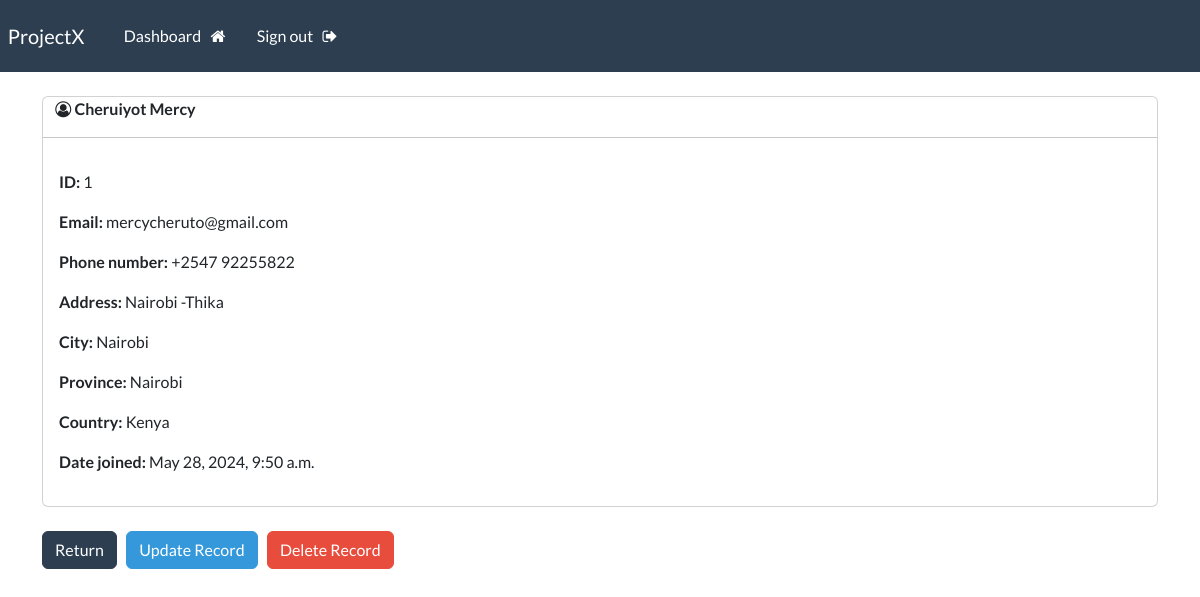
/view-record/1 (signed in), run on the app's committed database.
### crm_app/models.py (models this page shows, shortened)
class Record(models.Model):
    date_joined = models.DateTimeField(default=timezone.now)
    first_name = models.CharField(max_length=100)
    last_name = models.CharField(max_length=100)
    email = models.CharField(max_length=255)
    phone = models.CharField(max_length=20)
    address = models.CharField(max_length=300)
    city = models.CharField(max_length=255)
    province = models.CharField(max_length=200)
    country = models.CharField(max_length=125)

### crm_app/views.py (the view)
# urls.py: path('view-record/<int:pk>', views.singular_record, name='view-record'),
@login_required(login_url='login')
def singular_record(request,pk):
    all_records = Record.objects.get(id=pk)
    context = {'record':all_records}
    return render(request, 'crm_app/view-record.html', context=context)

### crm_app/templates/crm_app/view-record.html (shortened to what this page needs)
{% extends 'crm_app/base.html' %}
{% block content %}
<div class="card">
    <strong>
        &nbsp; &nbsp; <i class="fa fa-user-circle-o" aria-hidden="true"></i>
        {{record.last_name}}
        {{record.first_name}}
    </strong>
    <hr>
<div class="card-body">
    <p> <strong>ID:</strong> {{record.id}} </p>
    <p> <strong>Email:</strong> {{record.email}} </p>
    <p> <strong>Phone number:</strong> {{record.phone}} </p>
    <p> <strong>Address:</strong> {{record.address}} </p>
    <p> <strong>City:</strong> {{record.city}} </p>
    <p> <strong>Province:</strong> {{record.province}} </p>
    <p> <strong>Country:</strong> {{record.country}} </p>
    <p> <strong>Date joined:</strong> {{record.date_joined}} </p>
</div>
</div>
<br>
<a href="{% url 'dashboard'  %}" class="btn btn-primary">Return</a>
<a href="{% url 'update-record' record.id %}" class="btn btn-info">Update Record</a>
<a href="{% url 'delete-record' record.id %}" class="btn btn-danger">Delete Record</a>
{% endblock content %}

### data on the page
Record: last_name "Cheruiyot", first_name "Mercy", id "1", email "mercycheruto@gmail.com", phone "+2547 92255822", address "Nairobi -Thika", city "Nairobi", province "Nairobi", country "Kenya", date_joined "May 28, 2024, 9:50 a.m."
